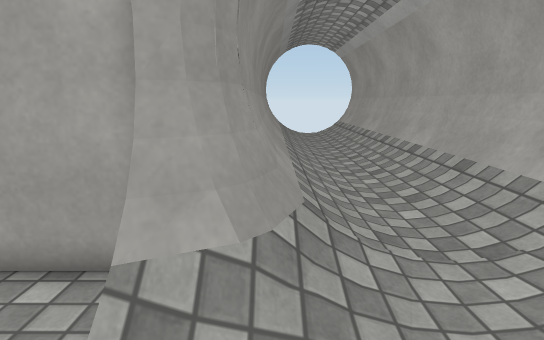
view 1 (above)

13 first-person views from a walk through a Unity game level. The camera is 1.2 m above the floor, tilts 12° down and sees 80° across. The floor is counted in squares, 0.5 m on a side. Each view is taken from the middle of a square. On the plan, view 1 faces up. The plan holds only what a view shows up to about 20 squares ahead; the rest is blank. The place goes on beyond the plan. Surface patterns are stand-ins for the level's own textures.

view 2
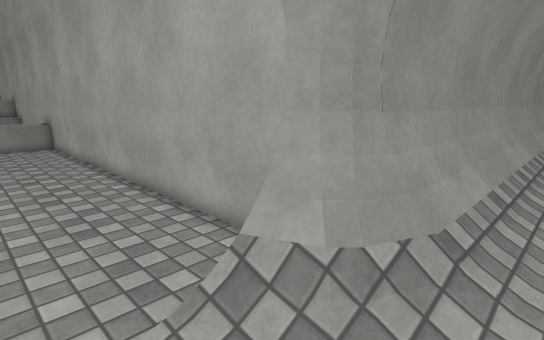

view 3
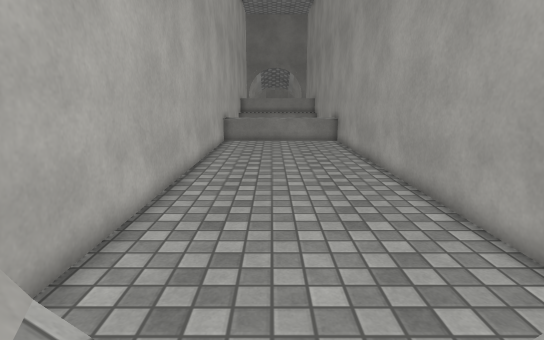

view 4
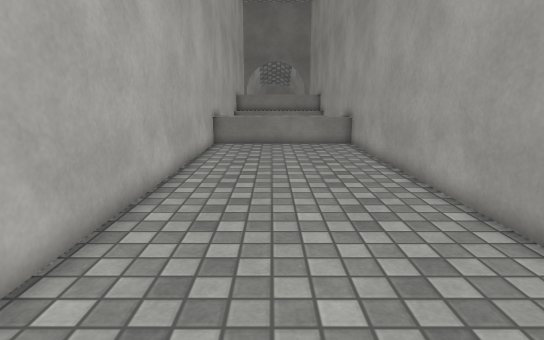

view 5
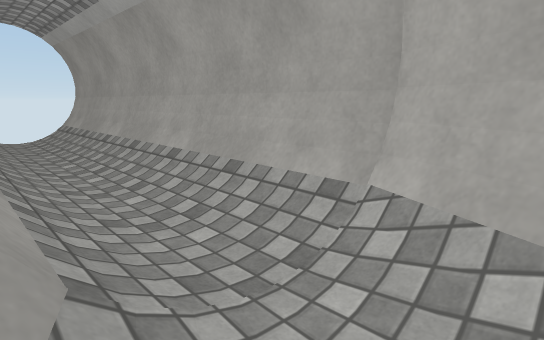

view 6
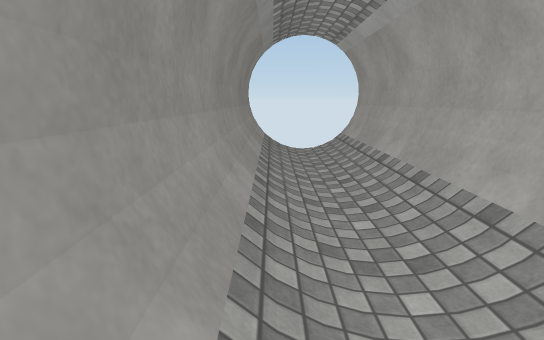

view 7
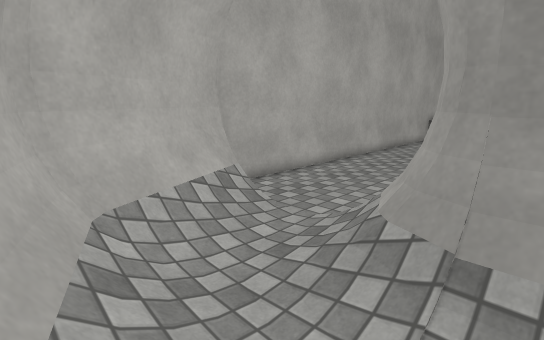

view 8
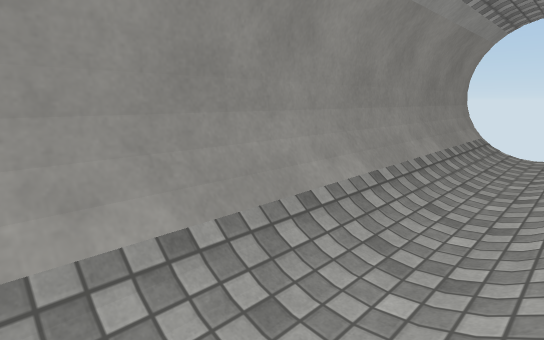

view 9
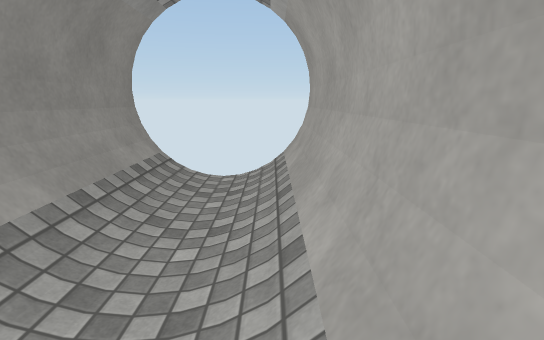

view 10
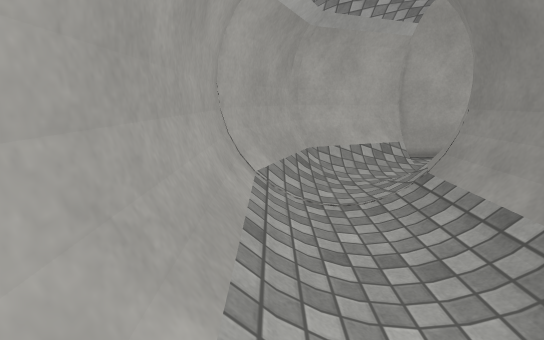

view 11
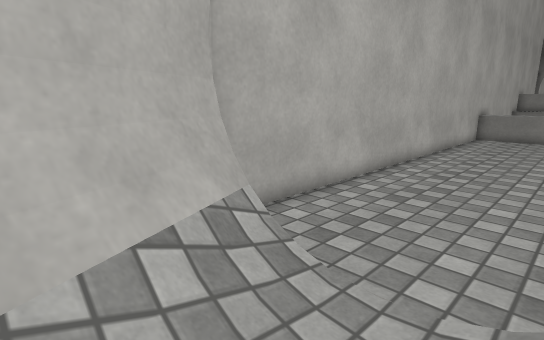

view 12
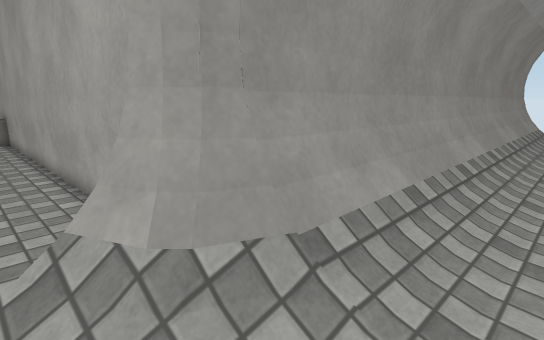

view 13
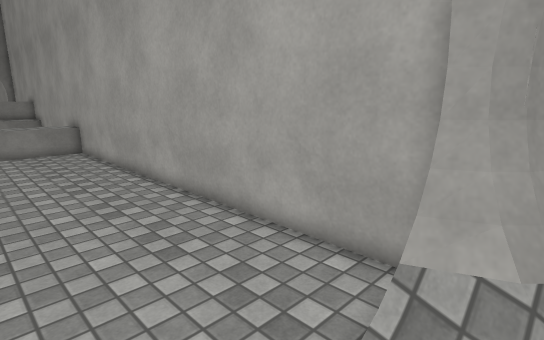

### Floor plan
Key: @ floor where view 1 was taken; # wall or solid block; . floor; / step, stairs or slope; = window, fence, low wall or low ledge; ^ raised ledge.
Columns run from 24 left of view 1 to 6 right of it. Each row starts with its distance up from view 1.
 27                         #     #
 26                         #/.../#
 25                         #/.../#
 24                         #/.../#
 23                         #/.../#
 22                         #/.../#
 21                         #/.../#
 20                         #/.../#
 19                         #/.../#
 18                         #/.../#
 17                         #/.../#
 16                         #/.../#
 15                         #/.../#
 14                         #/.../#
 13                         #/.../#
 12                         #/.../#
 11                         #/.../#
 10                         #/.../#
  9                         #/.../#
  8                         #/.../#
  7                         #/.../#
  6                        ##/.../#
  5 #########################/.../#
  4   ^...................##=/..//#
  3  ^^...................==//../##
  2  ^^..................../.../##
  1   ^......................../=#
  0   ^.....................@//###
 -1  ^^....................//=###
 -2   ^...................==###
 -3  ^^######################

Positions as (right, up) in squares from view 1, and headings:
1: (0, 0), facing up
2: (2, 0), facing up-left
3: (1, 0), facing left
4: (-3, 0), facing left
5: (0, 2), facing up-right
6: (1, 6), facing up
7: (5, 6), facing down-left
8: (5, 6), facing up-left
9: (5, 14), facing up
10: (5, 14), facing down
11: (2, 2), facing down-left
12: (3, 2), facing up-left
13: (0, -1), facing up-left
